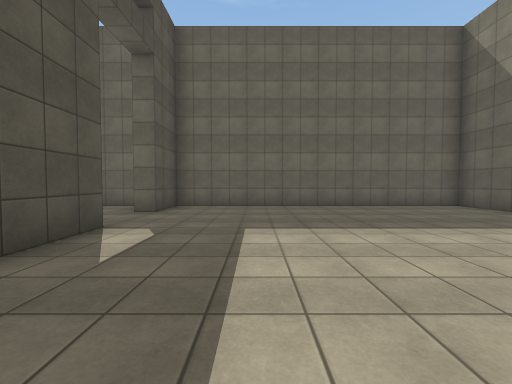
View 1 (above)

17 first-person views from a walk through a 3-D level made in the Unity game engine. The camera is 1.3 m above the floor, tilts 2° down and sees 90° across. The floor is counted in squares, 2 m on a side. Each view is taken from the middle of a square. On the plan, view 1 faces up. The plan holds only what a view shows up to about 9 squares ahead; the rest is blank. Surface patterns are stand-ins for the level's own textures.

View 2
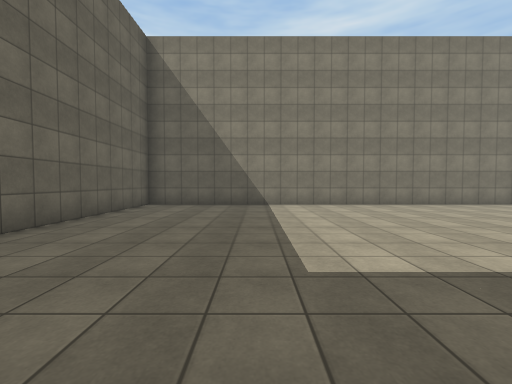

View 3
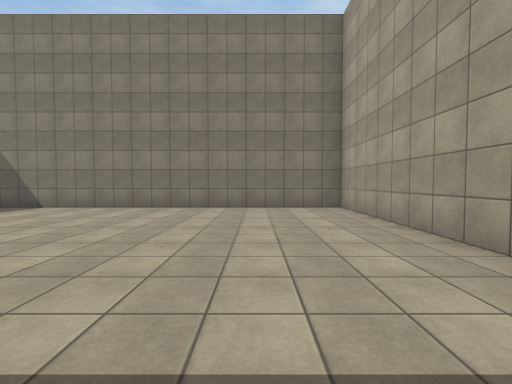

View 4
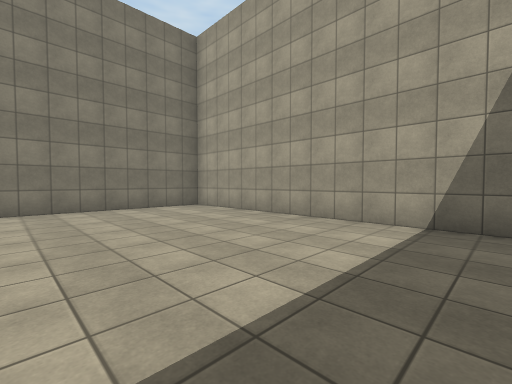

View 5
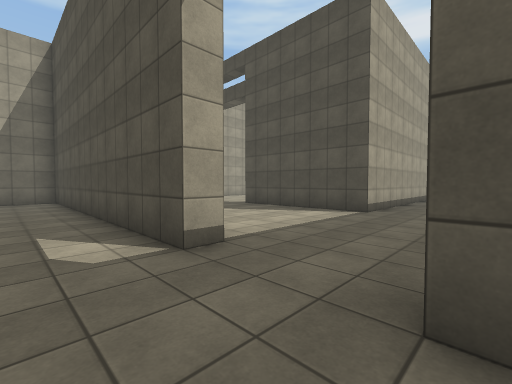

View 6
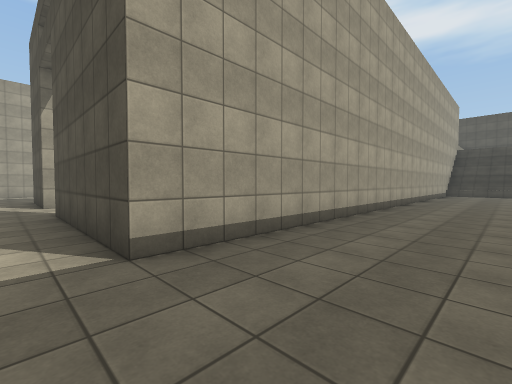

View 7
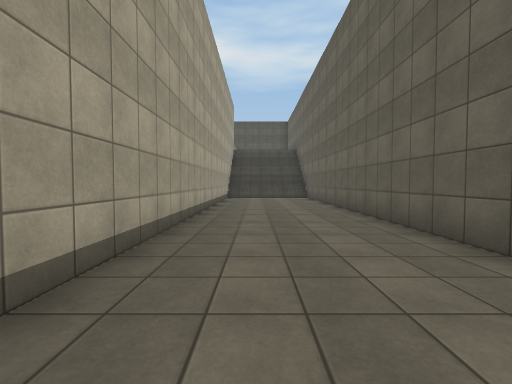

View 8
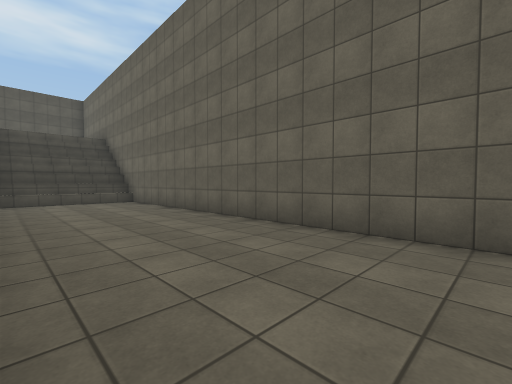

View 9
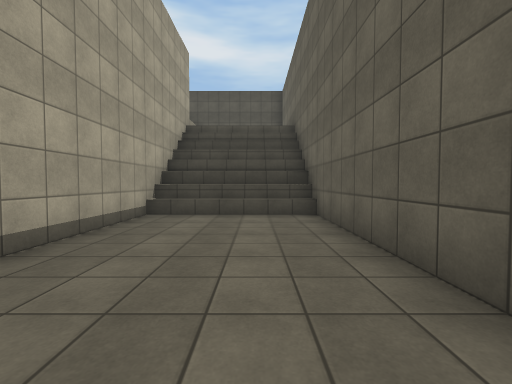

View 10
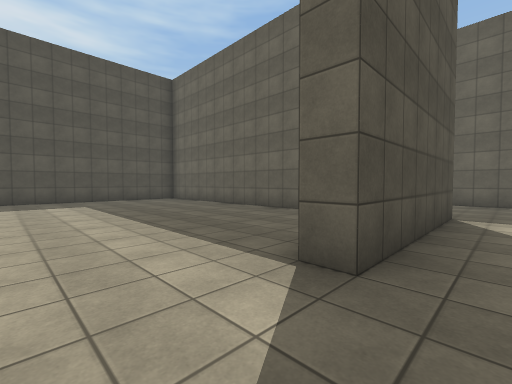

View 11
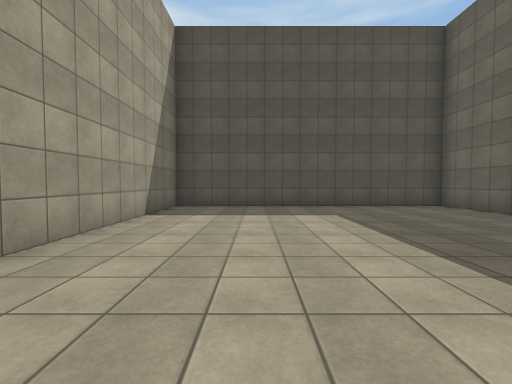

View 12
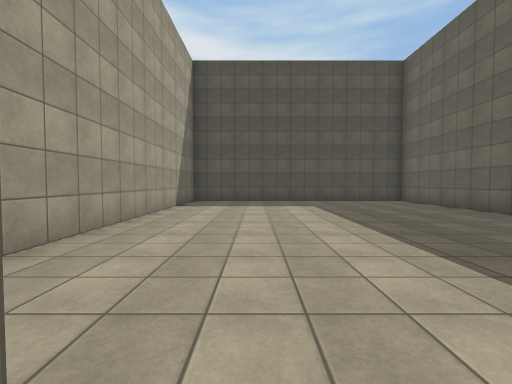

View 13
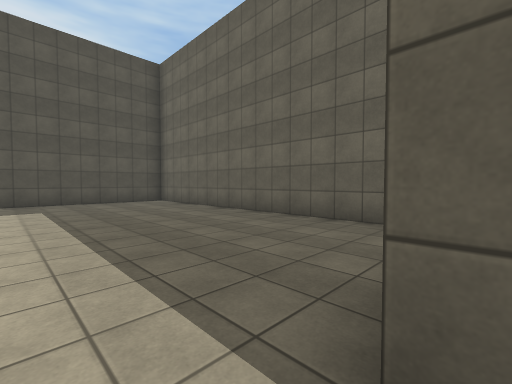

View 14
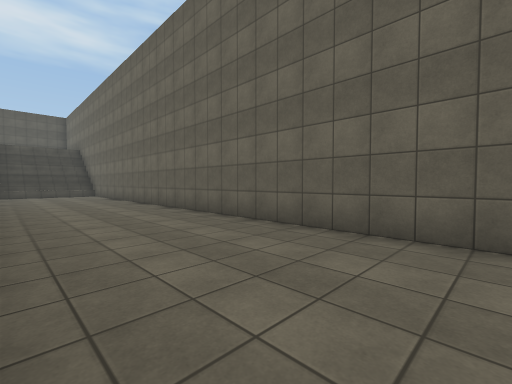

View 15
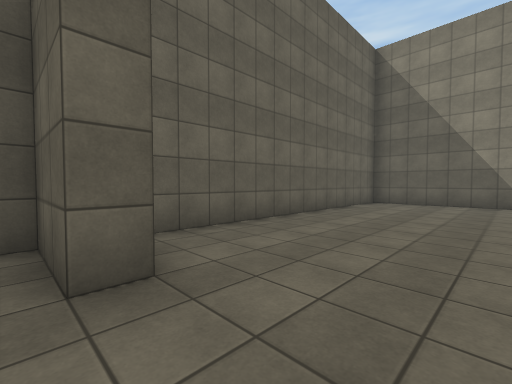

View 16
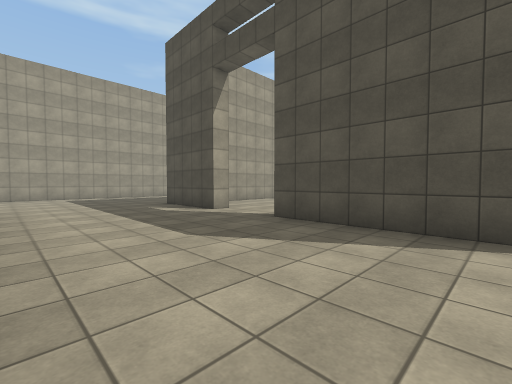

View 17
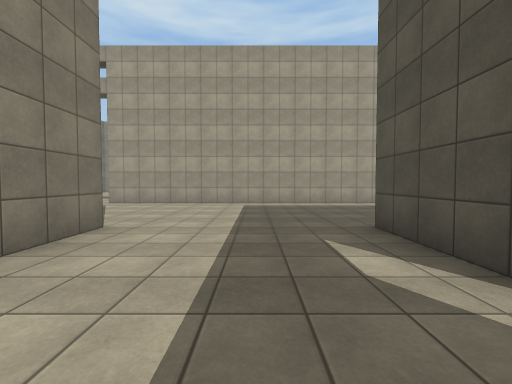

### Floor plan
Ten units are one square. View 1 is at (0, 0); x grows to the right and y downward. Boxes are objects, and circles mark ways between rooms. Rooms are numbered by the first view taken in them; rooms with no view inside come last. Other rooms are left out.
<svg viewBox="-226 -79 288 176">
<path fill="none" stroke="#000" d="M-22 -38 -22 42 57 42 57 -73 -22 -73 -22 -57M-89 92 -2 92M-72 22 -68 22 -68 48M-28 48 -28 31M-28 -38 -22 -38M-22 -57 -28 -57 -28 -73 -44 -73M-60 -73 -221 -73 -221 -38 -68 -38 -68 2 -72 2M-217 -74 -217 -37M-212 -72 -212 -37M-84 -33 -162 -33 -162 42 -92 42"/>
<circle cx="-20" cy="-45" r="3" fill="#2a7"/>
<circle cx="-70" cy="15" r="3" fill="#2a7"/>
<text x="20" y="-20">1</text>
<text x="-90" y="80">2</text>
<text x="-120" y="10">3</text>
</svg>
Room 1 opens to room 2. Room 2 opens to room 3.

Where each view was taken, in squares from view 1:
view 1: 0 up, 0 right, facing up
view 2: 4 up, 2 left, facing right
view 3: 2 down, 1 left, facing right
view 4: 0 up, 1 left, facing down-right
view 5: 6 up, 1 left, facing down-left
view 6: 6 up, 6 left, facing down-left
view 7: 5 up, 10 left, facing left
view 8: 4 up, 12 left, facing up-left
view 9: 6 up, 16 left, facing left
view 10: 2 down, 6 left, facing up-left
view 11: 2 down, 9 left, facing left
view 12: 2 down, 7 left, facing left
view 13: 1 down, 7 left, facing up-left
view 14: 4 up, 7 left, facing up-left
view 15: 4 up, 3 left, facing up-right
view 16: 3 up, 3 left, facing down-left
view 17: 1 down, 5 left, facing down
